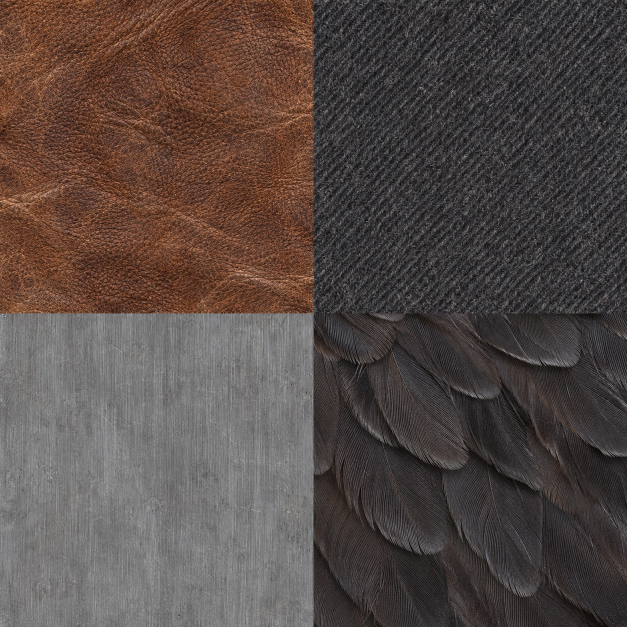
#> input picture assets/originals/equipment-surfaces.png, 1254 x 1254 px (shown at 1/2 size)
$ python build-equipment.py
#> lines starting #> are read from the running program, lines starting #| are printed output that depends on the picture
"""Sculpt the posed glove and build two self-contained, single-mesh glTF models."""
from pathlib import Path
import io
import json
import struct
import numpy as np
from PIL import Image, ImageChops

ASSETS = Path(__file__).resolve().parents[1] / "assets"
atlas = Image.open(ASSETS/"originals"/"equipment-surfaces.png").convert("RGB")
#> atlas is the input picture: PIL image 1254x1254 RGB; mean R, G, B 85.6, 73.7, 69.7
tiles=[]
for i in range(4):
    x=i%2*atlas.width//2
    y=i//2*atlas.height//2
    tile=atlas.crop((x+5,y+5,x+atlas.width//2-5,y+atlas.height//2-5)).resize((512,512),Image.Resampling.LANCZOS)
    # A narrow, reflected overlap prevents a bright seam in repeated material samples.
    shifted=ImageChops.offset(tile,256,256)
    iy,ix=np.indices((512,512))
    margin=np.minimum.reduce([ix,iy,511-ix,511-iy])
    tile=Image.composite(shifted,tile,Image.fromarray(np.uint8(255*np.clip(1-margin/40,0,1))))
    tiles.append(tile)
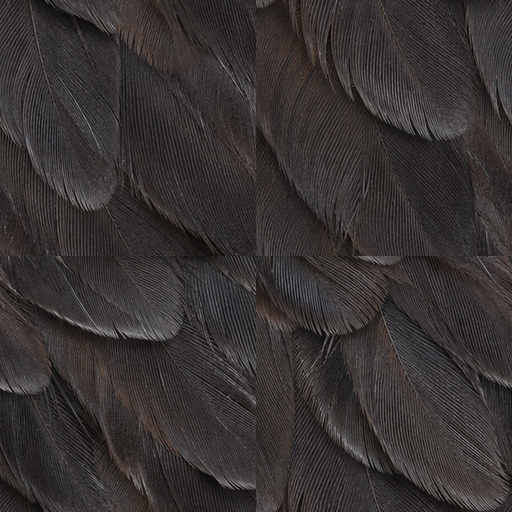
#> shifted: PIL image 512x512 RGB; mean R, G, B 55.1, 50.4, 50.4
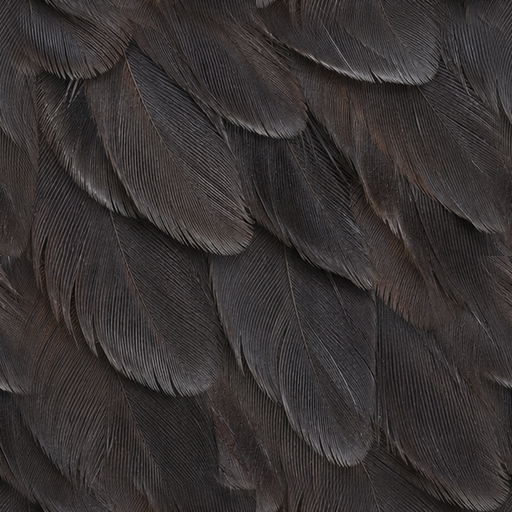
#> tile: PIL image 512x512 RGB; mean R, G, B 55.3, 50.5, 50.5
#> after the loop, tiles = 4 items
tiles[3].save(ASSETS/"raven-feathers.webp",quality=92,method=6)

def unit(v):
    return v/np.maximum(1e-12,np.linalg.norm(v,axis=-1,keepdims=True))

def strip_indices(rows,cols):
    faces=[]
    for j in range(rows-1):
        for i in range(cols-1):
            a=j*cols+i
            faces.extend([[a,a+1,a+cols],[a+1,a+cols+1,a+cols]])
    return np.asarray(faces)

class Model:
    def __init__(self,name,swatches):
        self.name=name
        self.swatches=swatches
        self.pos=[];self.norm=[];self.uv=[];self.shade=[];self.weights=[];self.faces=[]
        self.count=0

    def add(self,p,n,uv,faces,swatch,shade=.97,weight=0):
        p=np.asarray(p).reshape(-1,3)
        uv=np.asarray(uv).reshape(-1,2).copy()
        uv[:,0]=(swatch+.012+.976*uv[:,0])/len(self.swatches)
        uv[:,1]=.012+.976*uv[:,1]
        self.pos.append(p);self.norm.append(unit(np.asarray(n).reshape(-1,3)));self.uv.append(uv)
        self.shade.append(np.broadcast_to(shade,(len(p),)))
        self.weights.append(np.broadcast_to(weight,(len(p),)))
        self.faces.append(np.asarray(faces)+self.count)
        self.count+=len(p)

    def rings(self,rows,slot,shade=1,weights=None):
        p=np.asarray(rows)
        r,c,_=p.shape
        # Closed circumferential tangent, one-sided differences at either end of the loft.
        dr=np.gradient(p,axis=0)
        core=p[:,:-1]
        du=np.roll(core,-1,axis=1)-np.roll(core,1,axis=1)
        du=np.concatenate([du,du[:,:1]],axis=1)
        normals=unit(np.cross(du,dr))
        ij=np.meshgrid(np.linspace(0,1,c),np.linspace(0,1,r))
        self.add(p,normals,np.stack(ij,axis=-1),strip_indices(r,c),slot,shade,0 if weights is None else np.repeat(weights,c))

    def save(self):
        gl={"asset":{"version":"2.0","generator":"Falkengrat equipment sculpt"},"scene":0,"scenes":[{"nodes":[0]}],
            "bufferViews":[],"accessors":[],"images":[],"textures":[],"samplers":[{"magFilter":9729,"minFilter":9987,"wrapS":33071,"wrapT":33071}]}
        binary=bytearray()
        def view(data,target=None):
            while len(binary)%4:binary.append(0)
            index=len(gl["bufferViews"])
            entry={"buffer":0,"byteOffset":len(binary),"byteLength":len(data)}
            if target:entry["target"]=target
            gl["bufferViews"].append(entry);binary.extend(data)
            return index
        def accessor(data,dtype,kind,ctype,target=34962,bounds=False):
            a=np.ascontiguousarray(data,dtype=dtype)
            item={"bufferView":view(a.tobytes(),target),"componentType":ctype,"count":len(a),"type":kind}
            if bounds:item.update(min=a.min(axis=0).tolist(),max=a.max(axis=0).tolist())
            gl["accessors"].append(item)
            return len(gl["accessors"])-1
        positions=np.concatenate(self.pos)
        shades=np.concatenate(self.shade)
        attrs={"POSITION":accessor(positions,"<f4","VEC3",5126,bounds=True),
               "NORMAL":accessor(np.concatenate(self.norm),"<f4","VEC3",5126),
               "TEXCOORD_0":accessor(np.concatenate(self.uv),"<f4","VEC2",5126),
               "COLOR_0":accessor(np.repeat(shades[:,None],3,axis=1),"<f4","VEC3",5126)}
        index_type,index_component=("<u2",5123) if len(positions)<65536 else ("<u4",5125)
        face=accessor(np.concatenate(self.faces).ravel(),index_type,"SCALAR",index_component,34963)
        gl["nodes"]=[{"name":self.name,"mesh":0}]
        if self.name=="Hand":
            # Wrist joint is the pivot for the weighted sleeve and the glove cuff.
            wrist=np.array([.052,-.026,.033])
            w=np.concatenate(self.weights)
            joints=np.zeros((len(w),4),np.uint8);joints[:,1]=1
            attrs["JOINTS_0"]=accessor(joints,"u1","VEC4",5121)
            attrs["WEIGHTS_0"]=accessor(np.stack([1-w,w,w*0,w*0],axis=1),"<f4","VEC4",5126)
            binds=np.stack([np.eye(4),np.eye(4)]);binds[1,3,:3]=-wrist
            ibm=accessor(binds.reshape(2,16),"<f4","MAT4",5126,None)
            gl["nodes"][0].update(skin=0,children=[1])
            gl["nodes"].extend([{"name":"Griffhand","children":[2]},{"name":"Unterarm","translation":wrist.tolist()}])
            gl["skins"]=[{"joints":[1,2],"inverseBindMatrices":ibm,"skeleton":1}]
        gl["meshes"]=[{"name":self.name,"primitives":[{"attributes":attrs,"indices":face,"material":0}]}]
        maps=[[],[],[]]
        for kind,tint,metal,rough in self.swatches:
            rgb=np.asarray(tiles[kind],np.float32)/255
            lum=rgb@np.array([.24,.64,.12])
            if kind==2:
                rgb=np.clip(.74+(lum-lum.mean())[:,:,None]*.57,0,1)
                rgb=np.repeat(rgb,3,axis=2)
            base=np.uint8(np.clip(rgb*tint,0,1)*255)
            micro=np.stack([(np.roll(lum,1,1)-np.roll(lum,-1,1)),(np.roll(lum,-1,0)-np.roll(lum,1,0)),np.ones_like(lum)],axis=2)
            micro[:,:,:2]*=1.75 if kind==0 else .9
            normal=np.uint8((unit(micro)*.5+.5)*255)
            orm=np.uint8(np.clip(np.stack([np.ones_like(lum),rough+(lum-lum.mean())*.33,np.full_like(lum,metal)],axis=2),0,1)*255)
            for dest,src in zip(maps,[base,normal,orm]):dest.append(src)
        for channels in maps:
            output=io.BytesIO()
            Image.fromarray(np.concatenate(channels,axis=1)).save(output,format="JPEG",quality=93,subsampling=0)
            gl["images"].append({"bufferView":view(output.getvalue()),"mimeType":"image/jpeg"})
            gl["textures"].append({"sampler":0,"source":len(gl["images"])-1})
        gl["materials"]=[{"name":self.name+"-PBR","pbrMetallicRoughness":{"baseColorTexture":{"index":0},
            "metallicRoughnessTexture":{"index":2},"roughnessFactor":1,"metallicFactor":1},"normalTexture":{"index":1,"scale":.57}}]
        gl["buffers"]=[{"byteLength":len(binary)}]
        desc=json.dumps(gl,separators=(",",":")).encode()
        desc+=b" "*(-len(desc)%4);binary.extend(b"\0"*(-len(binary)%4))
        data=struct.pack("<4sII",b"glTF",2,28+len(desc)+len(binary))+struct.pack("<I4s",len(desc),b"JSON")+desc+struct.pack("<I4s",len(binary),b"BIN\0")+binary
        (ASSETS/(self.name.lower()+".glb")).write_bytes(data)
        print(self.name,len(positions),"vertices,",len(np.concatenate(self.faces)),"triangles")

def glove(model):
    # Sample the glove in grip space. Each finger follows its own metacarpal and three phalanges.
    step=.0028
    axes=[np.arange(lo,hi,step) for lo,hi in [(-.054,.104),(-.103,.095),(-.065,.102)]]
    grid=np.stack(np.meshgrid(*axes,indexing="ij"),axis=-1)
    def ell(center,radius):
        q=(grid-center)/radius
        return (np.linalg.norm(q,axis=-1)-1)*min(radius)
    def capsule(a,b,ra,rb):
        a,b=np.asarray(a),np.asarray(b)
        q=grid-a;delta=b-a
        t=np.clip((q@delta)/(delta@delta),0,1)
        return np.linalg.norm(q-t[:,:,:,None]*delta,axis=-1)-(ra+(rb-ra)*t)
    def blend(a,b,k):
        h=np.maximum(k-np.abs(a-b),0)/k
        return np.minimum(a,b)-h*h*k*.25
    field=ell([.032,-.006,.000],[.023,.053,.029])
    field=blend(field,ell([.046,-.020,.020],[.027,.035,.026]),.018)
    field=blend(field,capsule([.046,-.018,.020],[.071,-.038,.056],.028,.031),.014)
    for i,(height,r,long) in enumerate([(.033,.0119,1),(.010,.0122,1.07),(-.014,.0114,.99),(-.034,.0096,.88)]):
        curve=np.array([[.032,height+.002,-.014],[.016,height+.005,-.026],[-.005,height+.005,-.027],
                        [-.024*long,height+.003,-.015],[-.026*long,height+.001,.002],[-.016,height-.004,.016],[.000,height-.009,.020]])
        radii=r*np.array([1.13,1.08,1.03,1,.94,.89,.75])
        finger=np.full_like(field,1)
        for j in range(len(curve)-1):finger=blend(finger,capsule(curve[j],curve[j+1],radii[j],radii[j+1]),.0027)
        field=blend(field,finger,.0055)
    thumb=np.array([[.040,.002,.019],[.038,.022,.026],[.027,.038,.028],[.009,.040,.029],[-.009,.030,.026],[-.016,.019,.020]])
    radii=[.019,.016,.0148,.0134,.0113,.0092]
    thumb_field=np.full_like(field,1)
    for j in range(len(thumb)-1):thumb_field=blend(thumb_field,capsule(thumb[j],thumb[j+1],radii[j],radii[j+1]),.005)
    field=blend(field,thumb_field,.005)
    # Shallow stitched wrinkles across knuckle flexion zones, sculpted into the outer surface.
    x,y,z=np.moveaxis(grid,-1,0)
    mask=np.exp(-((x+.022)/.016)**2)*np.clip((.04-np.abs(y))/.014,0,1)
    field+=mask*.00065*np.sin(y*920+x*220+z*130)
    gradients=np.stack(np.gradient(field,step,edge_order=1),axis=-1)
    corners=np.array([[0,0,0],[1,0,0],[1,1,0],[0,1,0],[0,0,1],[1,0,1],[1,1,1],[0,1,1]])
    slices=[tuple(slice(c,c+n-1) for c,n in zip(off,field.shape)) for off in corners]
    values=np.stack([field[s] for s in slices],axis=-1)
    cells=np.argwhere((values.min(axis=-1)<0)&(values.max(axis=-1)>=0))
    allpos=[];allnorm=[]
    for tet in [[0,1,2,6],[0,2,3,6],[0,3,7,6],[0,7,4,6],[0,4,5,6],[0,5,1,6]]:
        cp=cells[:,None,:]+corners[tet]
        val=field[tuple(cp.transpose(2,0,1))]
        code=(val<0)@np.array([1,2,4,8])
        for case in range(1,15):
            cp1=cp[code==case]
            if not len(cp1):continue
            inner=[i for i in range(4) if case&(1<<i)]
            outer=[i for i in range(4) if i not in inner]
            edges=[(a,b) for a in inner for b in outer]
            idx=[0,1,2] if len(edges)==3 else [0,1,3,0,3,2]
            pts=[];ns=[]
            for a,b in edges:
                va=tuple(cp1[:,a].T);vb=tuple(cp1[:,b].T)
                t=(field[va]/(field[va]-field[vb]))[:,None]
                pts.append(grid[va]+t*(grid[vb]-grid[va]))
                ns.append(unit(gradients[va]+t*(gradients[vb]-gradients[va])))
            p=np.stack(pts,1)[:,idx].reshape(-1,3,3);n=np.stack(ns,1)[:,idx].reshape(-1,3,3)
            flip=(np.cross(p[:,1]-p[:,0],p[:,2]-p[:,0])*n.mean(axis=1)).sum(axis=1)<0
            p[flip]=p[flip,::-1];n[flip]=n[flip,::-1]
            allpos.append(p);allnorm.append(n)
    p=np.concatenate(allpos);n=np.concatenate(allnorm)
    # Box unwrap with explicit seams. Smooth sculpt normals remain continuous at UV chart borders.
    for axis in range(3):
        use=np.argmax(np.abs(n.mean(axis=1)),axis=1)==axis
        tri=p[use].reshape(-1,3);norm=n[use].reshape(-1,3)
        unique,indices,faces=np.unique(np.round(tri,7),axis=0,return_index=True,return_inverse=True)
        uv=unique[:,[(axis+1)%3,(axis+2)%3]]*5+.49
        localAO=.90+.09*np.clip((np.abs(unique[:,0])+.55*np.abs(unique[:,2])-.018)/.021,0,1)
        model.add(unique,norm[indices],uv,faces.reshape(-1,3),0,localAO)
    # Glove gauntlet and gathered wool sleeve run from wrist to elbow.
    wrist=np.array([.052,-.026,.033]);direction=unit(np.array([.57,-.36,.74]))
    side=unit(np.cross(direction,[0,1,0]));up=np.cross(direction,side)
    angles=np.linspace(0,2*np.pi,65)
    for slot,profile in [(1,[(.042,.027),(.053,.032),(.064,.038),(.083,.041),(.14,.044),(.22,.052),(.34,.063),(.46,.065)]),
                         (0,[(-.007,.024),(.007,.030),(.021,.032),(.031,.034),(.043,.032),(.050,.036),(.057,.037),(.061,.035),(.0615,.031)])]:
        lengths=np.linspace(profile[0][0],profile[-1][0],85 if slot==1 else 32)
        rows=[]
        for s in lengths:
            rad=np.interp(s,*np.array(profile).T)
            fold=(.0026*np.sin(s*172+np.sin(angles*2.4+s*19)*3.5)+.0011*np.cos(angles*5+s*38))*(.9 if slot==1 else .33)
            r=rad+fold
            rows.append(wrist+direction*s+(np.cos(angles)[:,None]*side+np.sin(angles)[:,None]*up*.88)*r[:,None])
        # With this basis positive circumference crossed with the longitudinal tangent points outwards.
        model.rings(rows,slot,weights=np.clip((lengths+.008)/.065,0,1))

def sword(model):
    # Two sloped faces, shallow central fuller, eased shoulders and a sharp taper.
    heights=[(.057,.020,.0039),(.068,.024,.0043),(.097,.024,.0041),(.125,.023,.0039),
             (.26,.0215,.0036),(.45,.0195,.0032),(.62,.016,.0026),(.76,.0105,.0019),(.845,.00022,.00024)]
    cross=[(-1,.045),(-.80,.57),(-.29,1),(-.16,.80),(0,.76),(.16,.80),(.29,1),(.80,.57),(1,.045),
           (.80,-.57),(.29,-1),(.16,-.80),(0,-.76),(-.16,-.80),(-.29,-1),(-.8,-.57),(-1,.045)]
    for j in range(len(cross)-1):
        p=[];uv=[]
        for y,w,t in heights:
            for k in [j,j+1]:
                xx,zz=cross[k];p.append([xx*w,y,zz*t]);uv.append([.5+xx*.41,(y-.057)/.79])
        p=np.array(p);f=strip_indices(len(heights),2)
        ns=np.zeros_like(p)
        tri=p[f];fn=np.cross(tri[:,1]-tri[:,0],tri[:,2]-tri[:,0])
        for i in range(3):np.add.at(ns,f[:,i],fn)
        model.add(p,ns,uv,f,0)
    a=np.linspace(0,2*np.pi,65)
    # A tapering steel crossguard with bevelled quillons, a bound leather grip and wheel pommel.
    rows=[]
    for x in np.linspace(-.099,.099,51):
        end=abs(x/.099)
        h=.008*(1-.40*end)+.0025*end**8
        depth=.011*(1-.42*end)+.0025*end**9
        y=.059-.012*end**1.8
        c=np.sign(np.cos(a))*np.abs(np.cos(a))**.62
        s=np.sign(np.sin(a))*np.abs(np.sin(a))**.62
        rows.append(np.stack([a*0+x,y+c*h,s*depth],axis=1))
    model.rings(rows,2)
    for y,r in [(.058,.018),(-.095,.014)]:
        rows=[np.stack([np.cos(a)*r*k,a*0+y+dy,-np.sin(a)*r*.80*k],axis=1) for dy,k in [(-.002,.94),(-.001,1),(.001,1),(.002,.94)]]
        model.rings(rows,2)
    rows=[]
    for y in np.linspace(-.098,.059,154):
        t=(y+.098)/.157
        r=.0132+.0044*np.sin(np.pi*t)**.8+.0008*np.cos(t*2*np.pi*17+a)
        rows.append(np.stack([np.cos(a)*r,a*0+y,-np.sin(a)*r*.80],axis=1))
    model.rings(rows,1)
    rows=[]
    for y,k in [(-.144,.08),(-.143,.46),(-.139,.75),(-.131,.98),(-.119,1),(-.109,.88),(-.103,.62),(-.097,.42),(-.093,.38)]:
        rows.append(np.stack([np.cos(a)*.024*k,a*0+y,-np.sin(a)*.019*k],axis=1))
    model.rings(rows,2)

hand=Model("Hand",[(0,np.array([.99,1.04,1.03]),0,.86),(1,np.array([.97,1,1.04]),0,.97)])
glove(hand);hand.save()
#> after the loop in save, `for kind,tint,metal,rough in self.swatches:`:
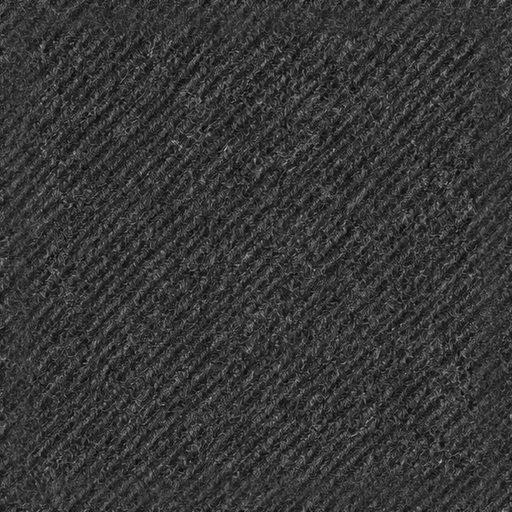
#> lum: shape (512, 512) float64; min 0.0229, max 0.746, mean 0.216
#> after the loop in save, `for kind,tint,metal,rough in self.swatches:`:
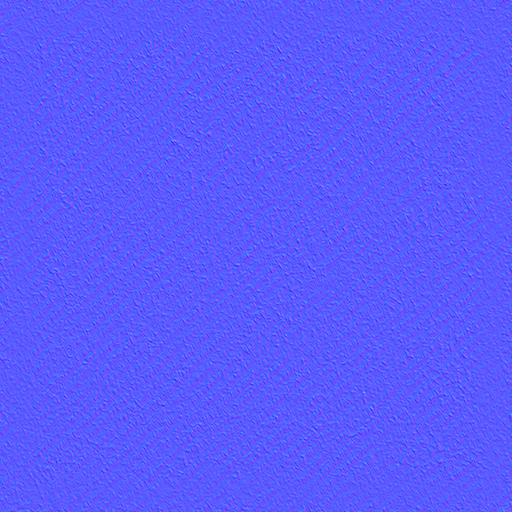
#> micro: shape (512, 512, 3) float64; mean of channels 0, 1, 2 -1.39e-21, 2.2e-19, 1; drawn with min black and max white
#> after the loop in save, `for kind,tint,metal,rough in self.swatches:`: dest = 2 items
blade=Model("Schwert",[(2,np.array([1.06,1.07,1.08]),.97,.19),(0,np.array([.57,.49,.45]),0,.83),(2,np.array([.53,.51,.48]),.85,.37)])
sword(blade);blade.save()
#> in rings (call 6), `normals=unit(np.cross(du,dr))`:
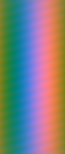
#> du: shape (154, 65, 3) float64; mean of channels 0, 1, 2 9.88e-21, 0, -3.9e-05; drawn with min black and max white
#> in save (call 2), `shades=np.concatenate(self.shade)`: shades = 14718 values from 0.97 to 1
#> in save (call 2), `attrs={"POSITION":accessor(positions,"<f4","VEC3",5126,bounds=True), "..`: attrs = {'POSITION': 0, 'NORMAL': 1, 'TEXCOORD_0': 2, 'COLOR_0': 3}
#> in save (call 2), `index_type,index_component=("<u2",5123) if len(positions)<65536 else (..`: index_type = '<u2'; index_component = 5123
#> in save (call 2), `face=accessor(np.concatenate(self.faces).ravel(),index_type,"SCALAR",i..`: face = 4
#> the loop in save (call 2), `for kind,tint,metal,rough in self.swatches:` made 3 passes
#> pass 1, in save (call 2), `rgb=np.clip(.74+(lum-lum.mean())[:,:,None]*.57,0,1)`:
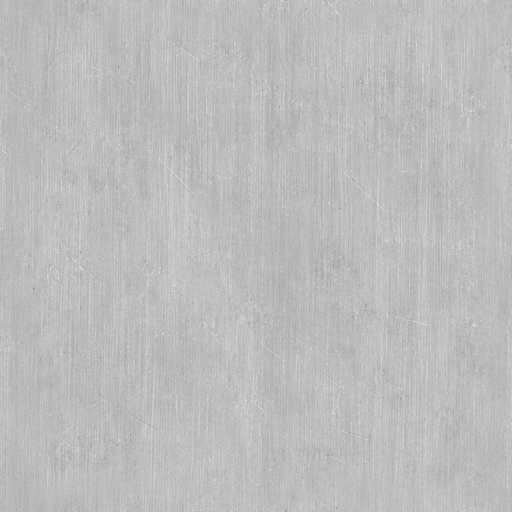
#> rgb: shape (512, 512, 1) float64; min 0.586, max 0.914, mean 0.74
#> after the loop in save (call 2), `for kind,tint,metal,rough in self.swatches:`:
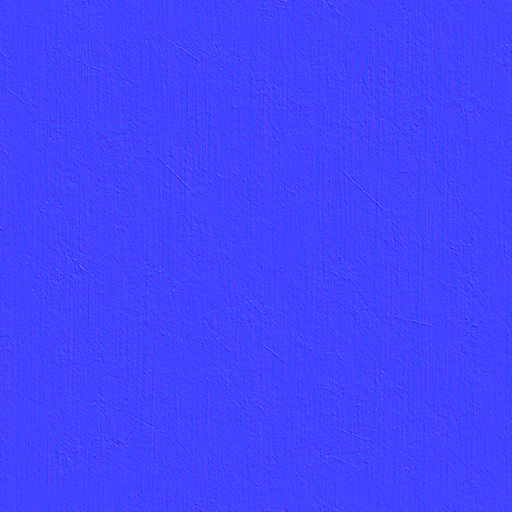
#> micro: shape (512, 512, 3) float64; mean of channels 0, 1, 2 -1.2e-20, -2.73e-20, 1; drawn with min black and max white
#> after the loop in save (call 2), `for kind,tint,metal,rough in self.swatches:`: dest = 3 items
#| Schwert 14718 vertices, 28032 triangles

$ run again, with assets/originals/alps.png copied over assets/originals/equipment-surfaces.png
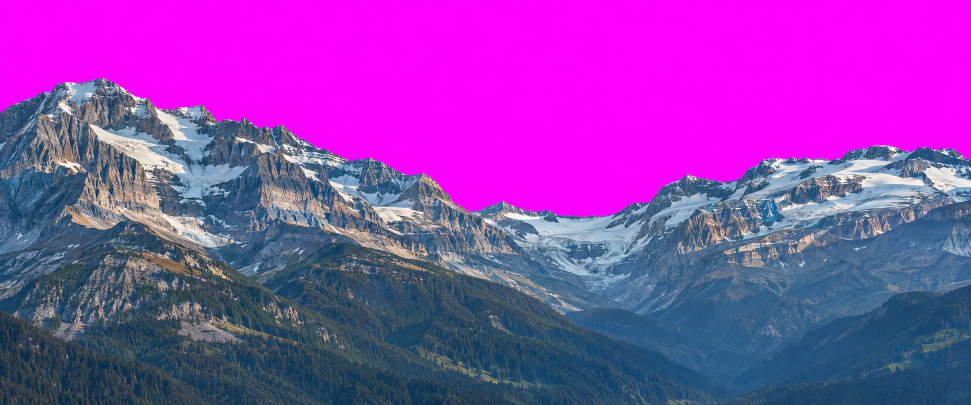
#> input picture assets/originals/alps.png, 1942 x 809 px (shown at 1/2 size)
#> atlas is the input picture: PIL image 1942x809 RGB; mean R, G, B 142.6, 63.6, 173
#> after the loop `for i in range(4):`:
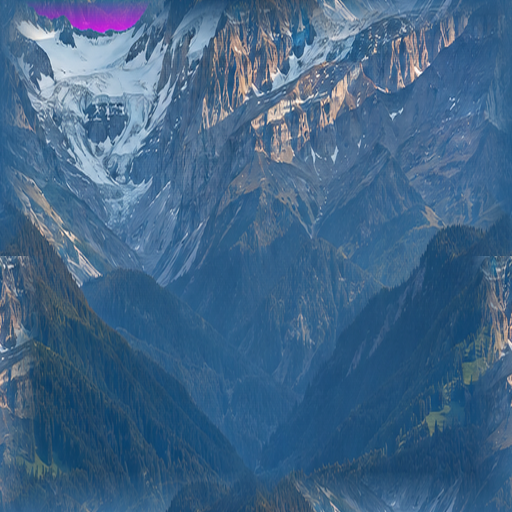
#> tile: PIL image 512x512 RGB; mean R, G, B 66.8, 102.1, 136
#> after the loop `for i in range(4):`: tiles = 4 items
#> after the loop in save, `for kind,tint,metal,rough in self.swatches:`: dest = 2 items
#> shades = 14718 values from 0.97 to 1
#> attrs = {'POSITION': 0, 'NORMAL': 1, 'TEXCOORD_0': 2, 'COLOR_0': 3}
#> index_type = '<u2'; index_component = 5123
#> face = 4
#> after the loop in save (call 2), `for kind,tint,metal,rough in self.swatches:`:
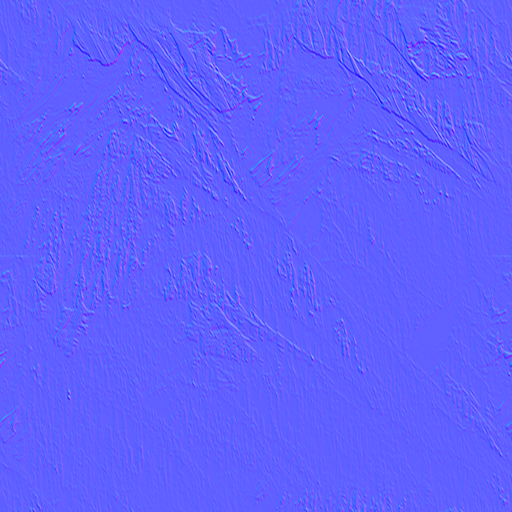
#> micro: shape (512, 512, 3) float64; mean of channels 0, 1, 2 9e-21, 2.01e-17, 1; drawn with min black and max white
#> after the loop in save (call 2), `for kind,tint,metal,rough in self.swatches:`: dest = 3 items
#| Schwert 14718 vertices, 28032 triangles
